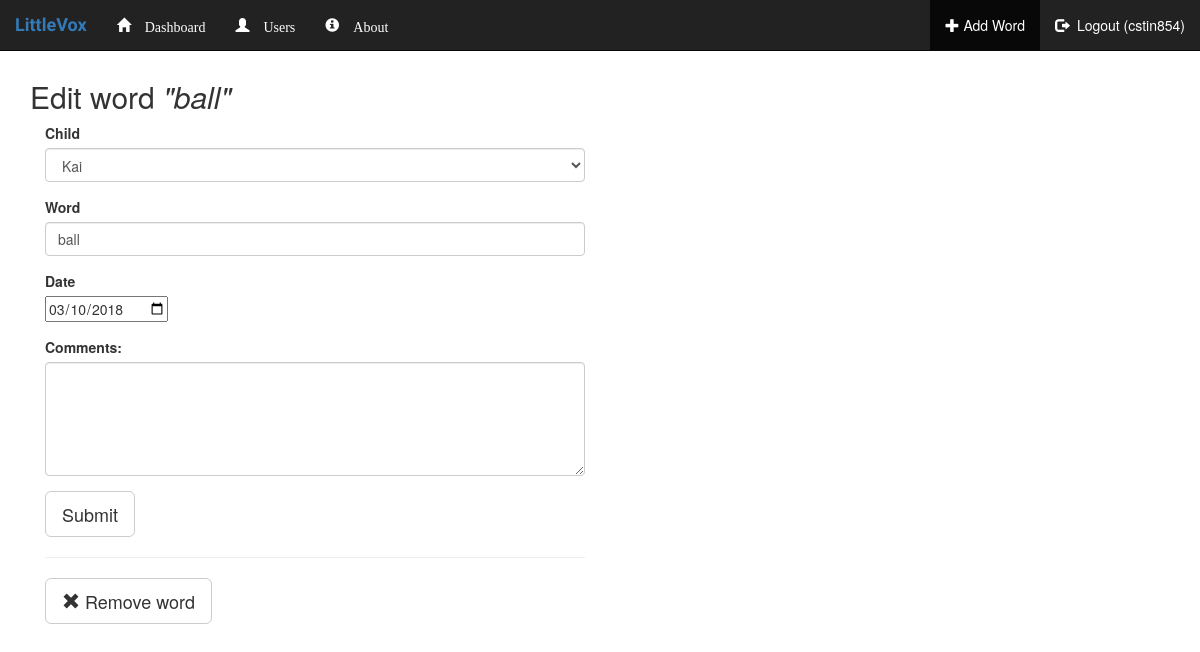
/outline/word/edit/17/ (signed in), run on an earlier commit of the app's database.
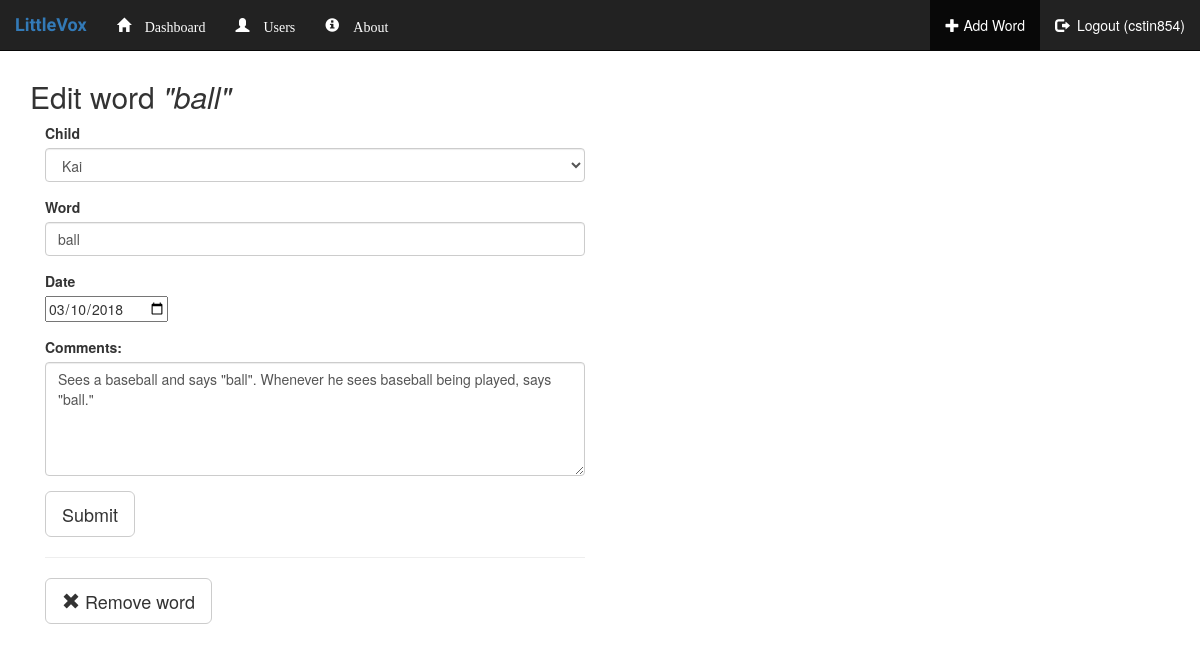
And on a later commit of the database.
### outline/models.py (models this page shows, shortened)
class Word(models.Model):
    child = models.ForeignKey(Child, on_delete=models.CASCADE)
    word = models.CharField(max_length=50)
    date = models.DateField(default=datetime.date.today)
    etymology = models.TextField(default='', blank=True, null=True)
    note = models.CharField(max_length=500, blank=True, default="")
    def get_date(self):
        return str(self.date)

class Child(models.Model):
    parent_guardian = models.ForeignKey(User, on_delete=models.CASCADE)
    name = models.CharField(max_length=50)
    date_of_birth = models.DateField(default=datetime.date.today)
    is_default = models.BooleanField()

### outline/views.py (the view, shortened to what this page needs)
# urls.py: url(r'^word/edit/(?P<wordid>[0-9]+)/', views.edit_word, name='edit_word'),
@login_required
def edit_word(request, wordid):
    context = dict()
    context['addword_active'] = True
    if 'error_message' in request.session:
        context['error_message'] = request.session['error_message']
        del request.session['error_message']
        request.session.modified = True
    if 'error_title' in request.session:
        context['error_title'] = request.session['error_title']
        del request.session['error_title']
        request.session.modified = True
    word = Word.objects.get(id=wordid)
    context['word'] = word
    context['date'] = word.get_date()
    return render(request, 'outline/edit_word.html', context)

### outline/templates/outline/edit_word.html (shortened to what this page needs)
{% extends 'outline/base.html' %}
{% block body %}
<br>
<div class="container">
    <h2>Edit word <i>"{{ word.word }}"</i></h2>
    <div class="col-md-6">
    <form action="" method="post" enctype="multipart/form-data">
        <div class="form-group">
            <label for="id_child">Child</label>
            <select class="form-control" required id="id_child" name="child">
                    <option>{{ word.child.name }}</option>
            </select>
        </div>
        <div class="form-group">
            <label for="id_word">Word</label>
            <input type="text" class="form-control" required id="id_word" name="word" value="{{word.word}}">
        </div>
        <div class="form-group">
            <label for "date">Date</label><br>
            <input type="date" name="date" value="{{date}}">
        </div>
        <div class="form-group">
            <label for="notes">Comments:</label>
            <textarea class="form-control" rows="5" id="id_notes" name="notes">{{word.note}}</textarea>
        </div>
        <div class="btn-group btn-group-lg">
            <button type="submit" class="btn btn-default">Submit</button>
        </div>
    </form>
    <hr>
    <form action="" method="post" enctype="multipart/form-data">
        <div class="btn-group btn-group-lg">
            <button type="submit" class="btn btn-default"><span class="glyphicon glyphicon-remove" aria-hidden="true"></span> Remove word</button>
        </div>
    </form>
    </div>
</div>
{% endblock %}

What changed in the data, as far as the page shows it:
changed Word "ball": notes (not shown) → "Sees a baseball and says \"ball\". Whenever he sees baseball being played, says \"ball.\""
